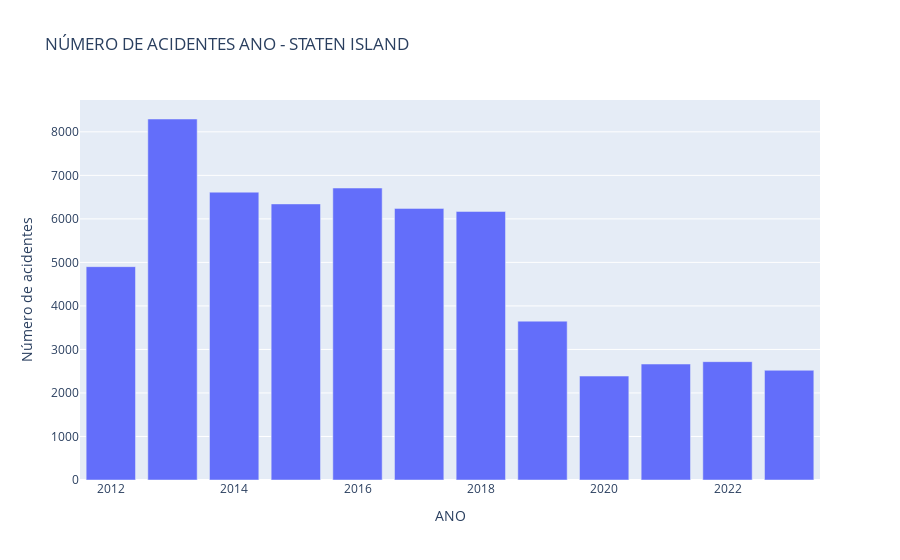
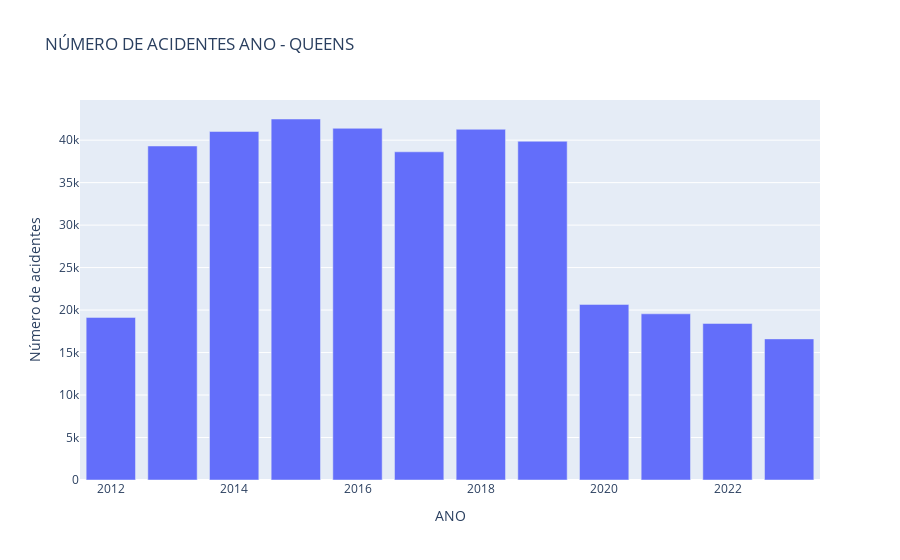

Notebook code for these charts, in order:
### Markdown cell above
### Olhando por ano

### Code cell
df = dados.query('BOROUGH == "STATEN ISLAND"').groupby('ANO').count()
fig = px.bar(df, x= df.index,
                 y = df['CRASH DATE'],
                 title = 'NÚMERO DE ACIDENTES ANO - STATEN ISLAND',
                 labels={
                        "CRASH DATE" : 'Número de acidentes'
                 })
fig.show()

df = dados.query('BOROUGH == "QUEENS"').groupby('ANO').count()
fig = px.bar(df, x= df.index,
                 y = df['CRASH DATE'],
                 title = 'NÚMERO DE ACIDENTES ANO - QUEENS',
                 labels={
                        "CRASH DATE" : 'Número de acidentes'
                 })
fig.show()

df = dados.query('BOROUGH == "MANHATTAN"').groupby('ANO').count()
fig = px.bar(df, x= df.index,
                 y = df['CRASH DATE'],
                 title = 'NÚMERO DE ACIDENTES ANO - MANHATTAN',
                 labels={
                        "CRASH DATE" : 'Número de acidentes'
                 })
fig.show()

df = dados.query('BOROUGH == "BRONX"').groupby('ANO').count()
fig = px.bar(df, x= df.index,
                 y = df['CRASH DATE'],
                 title = 'NÚMERO DE ACIDENTES ANO - BRONX',
                 labels={
                        "CRASH DATE" : 'Número de acidentes'
                 })
fig.show()

df = dados.query('BOROUGH == "BROOKLYN"').groupby('ANO').count()
fig = px.bar(df, x= df.index,
                 y = df['CRASH DATE'],
                 title = 'NÚMERO DE ACIDENTES ANO - BROOKLYN',
                 labels={
                        "CRASH DATE" : 'Número de acidentes'
                 })
fig.show()

### Figure 1 — Plotly figure (JSON) as saved in the notebook; plotly's stock layout.template omitted (floating-point values rounded to 4 significant figures)
{"data": [{"alignmentgroup": "True", "hovertemplate": "ANO=%{x}<br>Número de acidentes=%{y}<extra></extra>", "legendgroup": "", "marker": {"color": "#636efa", "pattern": {"shape": ""}}, "name": "", "offsetgroup": "", "orientation": "v", "showlegend": false, "textposition": "auto", "type": "bar", "x": [2012, 2013, 2014, 2015, 2016, 2017, 2018, 2019, 2020, 2021, 2022, 2023], "xaxis": "x", "y": [4902, 8295, 6614, 6344, 6709, 6241, 6171, 3650, 2388, 2665, 2719, 2521], "yaxis": "y"}], "layout": {"barmode": "relative", "legend": {"tracegroupgap": 0}, "title": {"text": "NÚMERO DE ACIDENTES ANO - STATEN ISLAND"}, "xaxis": {"anchor": "y", "domain": [0, 1], "title": {"text": "ANO"}}, "yaxis": {"anchor": "x", "domain": [0, 1], "title": {"text": "Número de acidentes"}}}}

### Figure 2 — Plotly figure (JSON) as saved in the notebook; plotly's stock layout.template omitted (floating-point values rounded to 4 significant figures)
{"data": [{"alignmentgroup": "True", "hovertemplate": "ANO=%{x}<br>Número de acidentes=%{y}<extra></extra>", "legendgroup": "", "marker": {"color": "#636efa", "pattern": {"shape": ""}}, "name": "", "offsetgroup": "", "orientation": "v", "showlegend": false, "textposition": "auto", "type": "bar", "x": [2012, 2013, 2014, 2015, 2016, 2017, 2018, 2019, 2020, 2021, 2022, 2023], "xaxis": "x", "y": [19138, 39312, 41021, 42489, 41394, 38627, 41278, 39865, 20667, 19562, 18426, 16610], "yaxis": "y"}], "layout": {"barmode": "relative", "legend": {"tracegroupgap": 0}, "title": {"text": "NÚMERO DE ACIDENTES ANO - QUEENS"}, "xaxis": {"anchor": "y", "domain": [0, 1], "title": {"text": "ANO"}}, "yaxis": {"anchor": "x", "domain": [0, 1], "title": {"text": "Número de acidentes"}}}}
